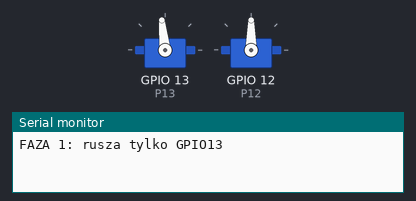
A sketch run on a simulated ESP32. Shown: 2 × servo, the last lines printed to the serial monitor.

Above: at 0.85 s.
At 2.6 s:
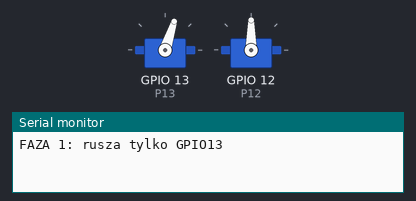
At 2.7 s:
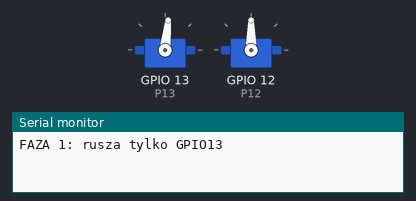
At 6.05 s:
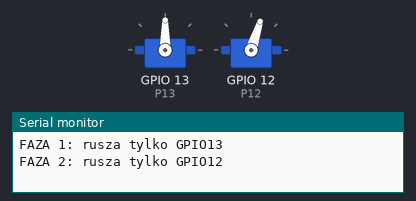
Timing chart, 0 to 9.7 s (numbered marks = the images above):
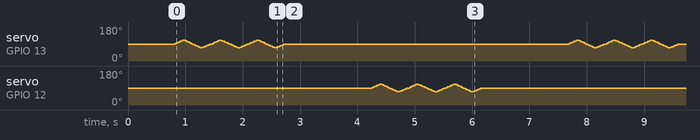

The sketch:

pin_diag.ino
```cpp
// Diagnostyka pinow: rusza NAJPIERW tylko GPIO13, potem przerwa, potem tylko GPIO12.
// Patrz, ktore fizyczne serwo (gorne/dolne) rusza w ktorej fazie.
#include <ESP32Servo.h>

Servo s13, s12;
const int P13 = 13, P12 = 12;

void wiggle(Servo &s, int c, int amp, int razy) {
  for (int k = 0; k < razy; k++) {
    for (int a = c; a <= c + amp; a += 2) { s.write(a); delay(15); }
    for (int a = c + amp; a >= c - amp; a -= 2) { s.write(a); delay(15); }
    for (int a = c - amp; a <= c; a += 2) { s.write(a); delay(15); }
  }
}

void setup() {
  Serial.begin(115200);
  s13.setPeriodHertz(50); s13.attach(P13, 500, 2400);
  s12.setPeriodHertz(50); s12.attach(P12, 500, 2400);
  s13.write(90); s12.write(90);
  delay(800);
}

void loop() {
  Serial.println("FAZA 1: rusza tylko GPIO13");
  s12.write(90);               // GPIO12 trzyma srodek
  wiggle(s13, 90, 20, 3);      // GPIO13 macha
  delay(1500);

  Serial.println("FAZA 2: rusza tylko GPIO12");
  s13.write(90);               // GPIO13 trzyma srodek
  wiggle(s12, 90, 20, 3);      // GPIO12 macha
  delay(1500);
}
```

Measured:
- by itself, servo on GPIO 13 (P13), servo on GPIO 12 (P12): moves between 70° and 110°, repeating every 6.9 s
